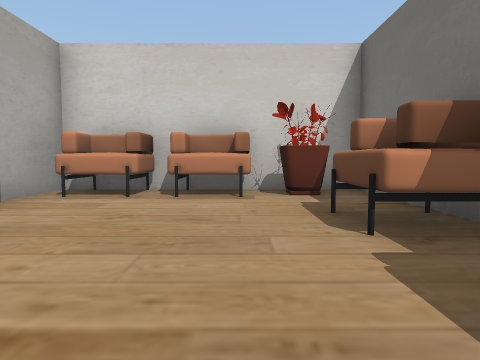
View 1 (above)

12 first-person views from a walk through a 3-D level made in the Unity game engine. The camera is 1.3 m above the floor, tilts 4° down and sees 75° across. The floor is counted in squares, 2 m on a side. Each view is taken from the middle of a square. On the plan, view 1 faces up. The plan holds only what a view shows up to about 10 squares ahead; the rest is blank. The player character is not drawn.

View 2
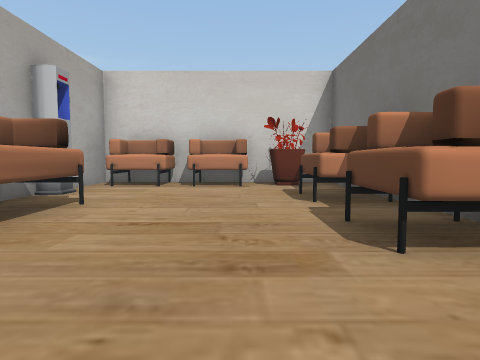

View 3
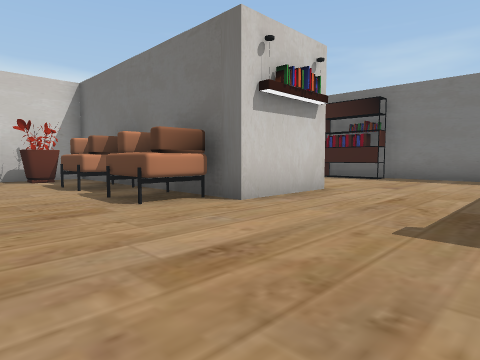

View 4
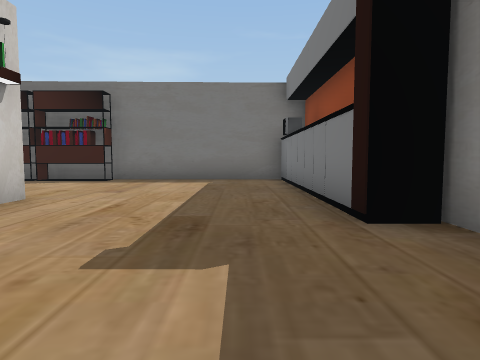

View 5
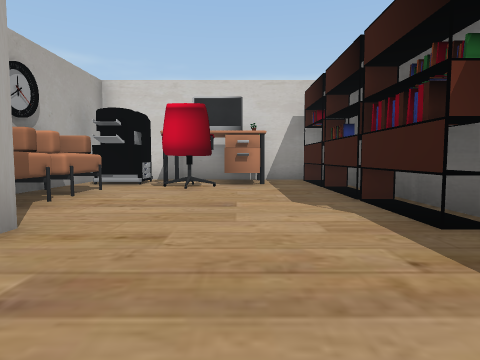

View 6
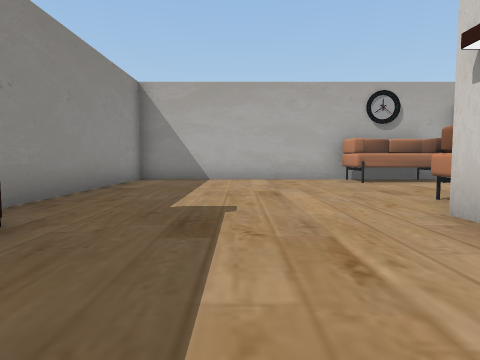

View 7
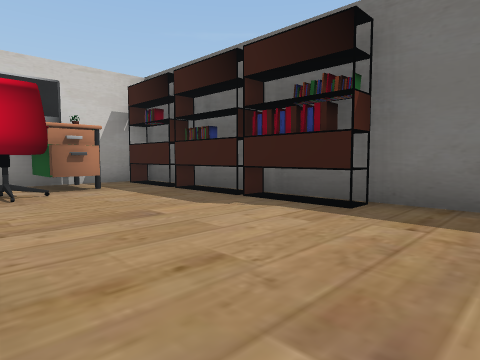

View 8
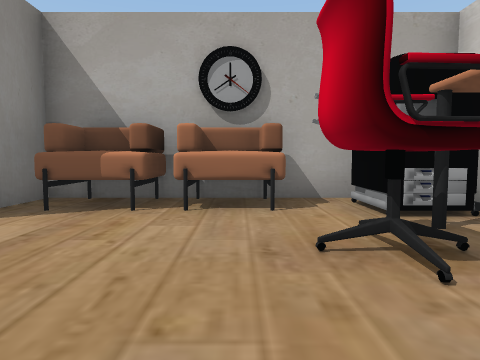

View 9
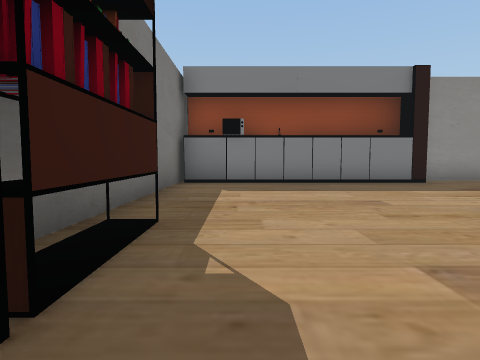

View 10
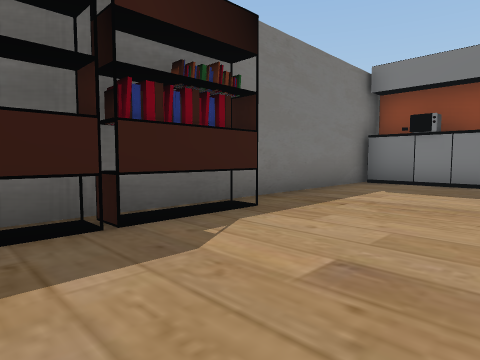

View 11
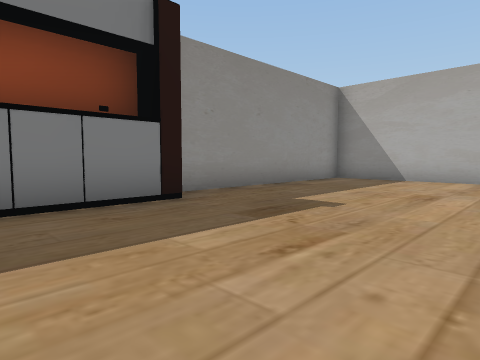

View 12
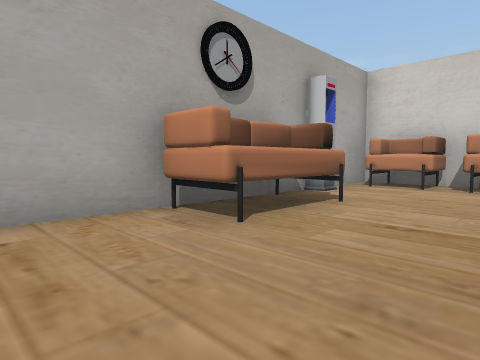

### Floor plan
Points are (right, up) in squares from view 1. A wall is a line through its corners. A room is listed if a view was taken in it or the views show most of it. See-through windows are left out.
Room 1 (views 1, 2, 3, 4, 5, 6, 7, 8, 9, 10, 11, 12)
walls: (5, -0.6) (2.4, -0.6) (2.4, 0.4); (2.9, 5.8) (2.9, -0.1) (4, -0.1); (2.4, 6.5) (-3.6, 6.5) (-3.6, 4.6); (-3.6, 3.5) (-3.6, -6.1) (3.1, -6.1) (3.1, -5.2) (9.5, -5.2); (9.6, -6) (9.6, 6.5) (3.4, 6.5)
objects: other object (-4, 4); sofa (-3, 0) to (-3, 2); sofa (-3, 6) to (-2, 6); sofa (-1, 6) to (0, 6); sofa (1, 0) to (2, 1); sofa (1, 3) to (2, 4); plant (1, 6); sofa (3, 1) to (4, 2); sofa (3, 3) to (4, 3); printer (4, 5) to (5, 5); chair (6, 4) to (6, 5); other object (7, 5) to (7, 6); shelf (9, 0) to (9, 2); shelf (9, 3) to (9, 4); shelf (9, 5) to (9, 6)

Positions as (right, up) in squares from view 1, and headings:
1: (0, 0), facing up
2: (0, -2), facing up
3: (-1, -4), facing up-right
4: (0, -4), facing right
5: (7, -3), facing up
6: (6, -3), facing left
7: (5, -2), facing up-right
8: (8, 3), facing left
9: (8, 3), facing down
10: (6, 3), facing down-right
11: (6, -1), facing down-left
12: (0, -2), facing up-left
